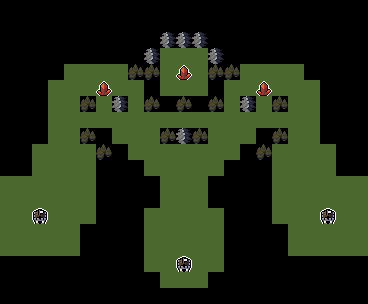

Below is a game level as drawn by its tile map, then a one-line description and the .tmx file that defines it, in full:
An orthogonal 23x19 tile map with 16x16 px tiles, 3 tile layers (Tiles, Objects, Metadata).

<map version="1.10" tiledversion="1.10.0" orientation="orthogonal" renderorder="right-down" width="23" height="19" tilewidth="16" tileheight="16" infinite="0" nextlayerid="34" nextobjectid="102">
 <editorsettings>
  <export format="MUD Templates" />
 </editorsettings>
 <tileset firstgid="1" source="../../tilesets/map-maker-tileset.tsx" />
 <group id="17" name="Tiles" offsetx="2.84217e-14" offsety="0">
  <properties>
   <property name="entityLayer" type="bool" value="true" />
  </properties>
  <layer id="2" name="Tiles" width="23" height="19">
   <properties>
    <property name="prototypeLayer" type="bool" value="true" />
   </properties>
   <data encoding="csv">
0,0,0,0,0,0,0,0,0,0,0,0,0,0,0,0,0,0,0,0,0,0,0,
0,0,0,0,0,0,0,0,0,0,0,0,0,0,0,0,0,0,0,0,0,0,0,
0,0,0,0,0,0,0,0,0,0,3,3,3,0,0,0,0,0,0,0,0,0,0,
0,0,0,0,0,0,0,0,0,3,1,1,1,3,0,0,0,0,0,0,0,0,0,
0,0,0,0,1,1,1,1,2,2,1,1,1,2,2,1,1,1,1,0,0,0,0,
0,0,0,1,1,1,1,1,1,0,1,1,1,0,1,1,1,1,1,1,0,0,0,
0,0,0,1,1,2,1,3,1,2,0,2,0,2,1,3,1,2,1,1,0,0,0,
0,0,0,1,1,1,1,1,1,1,1,1,1,1,1,1,1,1,1,1,0,0,0,
0,0,0,1,1,2,0,1,1,1,2,3,2,1,1,1,0,2,1,1,0,0,0,
0,0,1,1,1,1,2,0,1,1,1,1,1,1,1,0,2,1,1,1,1,0,0,
0,0,1,1,1,1,0,0,0,1,1,1,1,1,0,0,0,1610612737,1610612737,1610612737,1610612737,0,0,
1,1,1,1,1,1,0,0,0,0,1,1,1,0,0,0,0,1610612737,1610612737,1610612737,1610612737,1610612737,1610612737,
1,1,1,1,1,1,0,0,0,0,1,1,1,0,0,0,0,1610612737,1610612737,1610612737,1610612737,1610612737,1610612737,
1,1,1,1,1,1,0,0,0,1,1,1,1,1,0,0,0,1610612737,1610612737,1610612737,1610612737,1610612737,1610612737,
1,1,1,1,1,0,0,0,0,1,1,1,1,1,0,0,0,0,1610612737,1610612737,1610612737,1610612737,1610612737,
1,1,1,1,1,0,0,0,0,1,1,1,1,1,0,0,0,0,1610612737,1610612737,1610612737,1610612737,1610612737,
0,0,0,0,0,0,0,0,0,1,1,1,1,1,0,0,0,0,0,0,0,0,0,
0,0,0,0,0,0,0,0,0,0,1,1,1,0,0,0,0,0,0,0,0,0,0,
0,0,0,0,0,0,0,0,0,0,0,0,0,0,0,0,0,0,0,0,0,0,0
</data>
  </layer>
 </group>
 <group id="15" name="Objects">
  <properties>
   <property name="entityLayer" type="bool" value="true" />
  </properties>
  <layer id="10" name="Objects" width="23" height="19">
   <properties>
    <property name="prototypeLayer" type="bool" value="true" />
   </properties>
   <data encoding="csv">
0,0,0,0,0,0,0,0,0,0,0,0,0,0,0,0,0,0,0,0,0,0,0,
0,0,0,0,0,0,0,0,0,0,0,0,0,0,0,0,0,0,0,0,0,0,0,
0,0,0,0,0,0,0,0,0,0,0,0,0,0,0,0,0,0,0,0,0,0,0,
0,0,0,0,0,0,0,0,0,0,0,0,0,0,0,0,0,0,0,0,0,0,0,
0,0,0,0,0,0,0,0,0,0,0,14,0,0,0,0,0,0,0,0,0,0,0,
0,0,0,0,0,0,14,0,0,0,0,0,0,0,0,0,14,0,0,0,0,0,0,
0,0,0,0,0,0,0,0,0,0,0,0,0,0,0,0,0,0,0,0,0,0,0,
0,0,0,0,0,0,0,0,0,0,0,0,0,0,0,0,0,0,0,0,0,0,0,
0,0,0,0,0,0,0,0,0,0,0,0,0,0,0,0,0,0,0,0,0,0,0,
0,0,0,0,0,0,0,0,0,0,0,0,0,0,0,0,0,0,0,0,0,0,0,
0,0,0,0,0,0,0,0,0,0,0,0,0,0,0,0,0,0,0,0,0,0,0,
0,0,0,0,0,0,0,0,0,0,0,0,0,0,0,0,0,0,0,0,0,0,0,
0,0,0,0,0,0,0,0,0,0,0,0,0,0,0,0,0,0,0,0,0,0,0,
0,0,10,0,0,0,0,0,0,0,0,0,0,0,0,0,0,0,0,0,10,0,0,
0,0,0,0,0,0,0,0,0,0,0,0,0,0,0,0,0,0,0,0,0,0,0,
0,0,0,0,0,0,0,0,0,0,0,0,0,0,0,0,0,0,0,0,0,0,0,
0,0,0,0,0,0,0,0,0,0,0,10,0,0,0,0,0,0,0,0,0,0,0,
0,0,0,0,0,0,0,0,0,0,0,0,0,0,0,0,0,0,0,0,0,0,0,
0,0,0,0,0,0,0,0,0,0,0,0,0,0,0,0,0,0,0,0,0,0,0
</data>
  </layer>
  <layer id="33" name="Metadata" width="23" height="19">
   <properties>
    <property name="prototypeLayer" type="bool" value="true" />
   </properties>
   <data encoding="csv">
0,0,0,0,0,0,0,0,0,0,0,0,0,0,0,0,0,0,0,0,0,0,0,
0,0,0,0,0,0,0,0,0,0,0,0,0,0,0,0,0,0,0,0,0,0,0,
0,0,0,0,0,0,0,0,0,0,0,0,0,0,0,0,0,0,0,0,0,0,0,
0,0,0,0,0,0,0,0,0,0,0,0,0,0,0,0,0,0,0,0,0,0,0,
0,0,0,0,0,0,0,0,0,0,0,0,0,0,0,0,0,0,0,0,0,0,0,
0,0,0,0,0,0,0,0,0,0,0,0,0,0,0,0,0,0,0,0,0,0,0,
0,0,0,0,0,0,0,0,0,0,0,0,0,0,0,0,0,0,0,0,0,0,0,
0,0,0,0,0,0,0,0,0,0,0,0,0,0,0,0,0,0,0,0,0,0,0,
0,0,0,0,0,0,0,0,0,0,0,0,0,0,0,0,0,0,0,0,0,0,0,
0,0,0,0,0,0,0,0,0,0,0,0,0,0,0,0,0,0,0,0,0,0,0,
0,0,0,0,0,0,0,0,0,0,0,0,0,0,0,0,0,0,0,0,0,0,0,
0,0,0,0,0,0,0,0,0,0,0,0,0,0,0,0,0,0,0,0,0,0,0,
0,0,0,0,0,0,0,0,0,0,0,0,0,0,0,0,0,0,0,0,0,0,0,
0,0,0,0,0,0,0,0,0,0,0,0,0,0,0,0,0,0,0,0,0,0,0,
0,0,0,0,0,0,0,0,0,0,0,0,0,0,0,0,0,0,0,0,0,0,0,
0,0,0,0,0,0,0,0,0,0,0,0,0,0,0,0,0,0,0,0,0,0,0,
0,0,0,0,0,0,0,0,0,0,0,0,0,0,0,0,0,0,0,0,0,0,0,
0,0,0,0,0,0,0,0,0,0,0,0,0,0,0,0,0,0,0,0,0,0,0,
0,0,0,0,0,0,0,0,0,0,0,0,0,0,0,0,0,0,0,0,0,0,0
</data>
  </layer>
  <objectgroup id="18" name="Portals" />
 </group>
</map>
